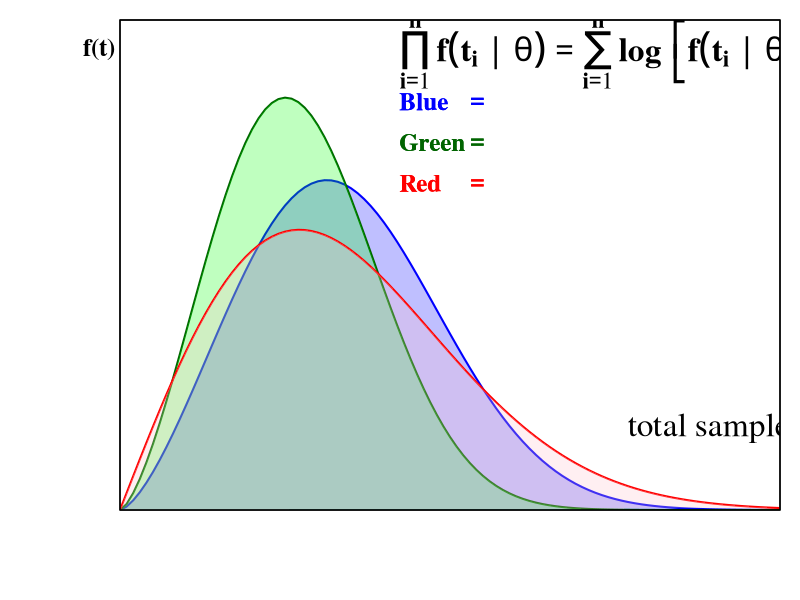

Here is the R script that generated this plot:
par(family = 'serif', font = 1, mar = c(4.5,6,1,1))

library(scales)

xlim = c(0,130)

polygon(curve(dweibull(x, 2.5,50), 
              xlim = xlim, 
              ylab = '', xlab = '', 
              col = alpha('blue', 1),
              yaxt = 'n', xaxt = 'n', 
              ylim = c(0,.03), 
              yaxs = 'i', xaxs = 'i',
              lwd = 2), 
        col = alpha('blue', 0.25), 
        border = NA)

  polygon(curve(dweibull(x, 2.5,40),
                col = alpha('darkgreen', 1),
                xlim = xlim,
                add = TRUE, 
                lwd = 2), 
          col = alpha('green', 0.25), 
          border = NA)
  
  polygon(curve(dweibull(x, 2.0,50), 
                col = alpha('red', 1),
                xlim = xlim,
                add = TRUE, 
                lwd = 2), 
          col = alpha('pink', 0.25), 
          border = NA)
  box(lwd = 1.5)
  mtext(side = 3, 'f(t)', line = -2, at = -1, adj = 1, font = 2, cex = 1.5)
  
text(x = rep(c(55, 69), each = 3), 
     y = rep(c(0.025,0.0225, 0.02), 2), 
     rep(c('Blue', 'Green', 'Red', rep('=',3)), 2), 
     col = rep(c('blue', 'darkgreen', 'red'), 2),
     adj = 0, 
     font = 2,
     cex = 1.5)

text(x = c(100,55), 
     y = c(.005,0.028), 
     c(paste('total samples =', 5, sep = " "), 
       expression(bold(prod(f(t[i]~symbol('|')~theta),i==1,n)==sum(log~bgroup('[',f(t[i]~symbol('|')~theta),']'), i==1,n)%->%Log-likelihood))), 
     font = 2,
     adj = 0,
     cex = 2)
